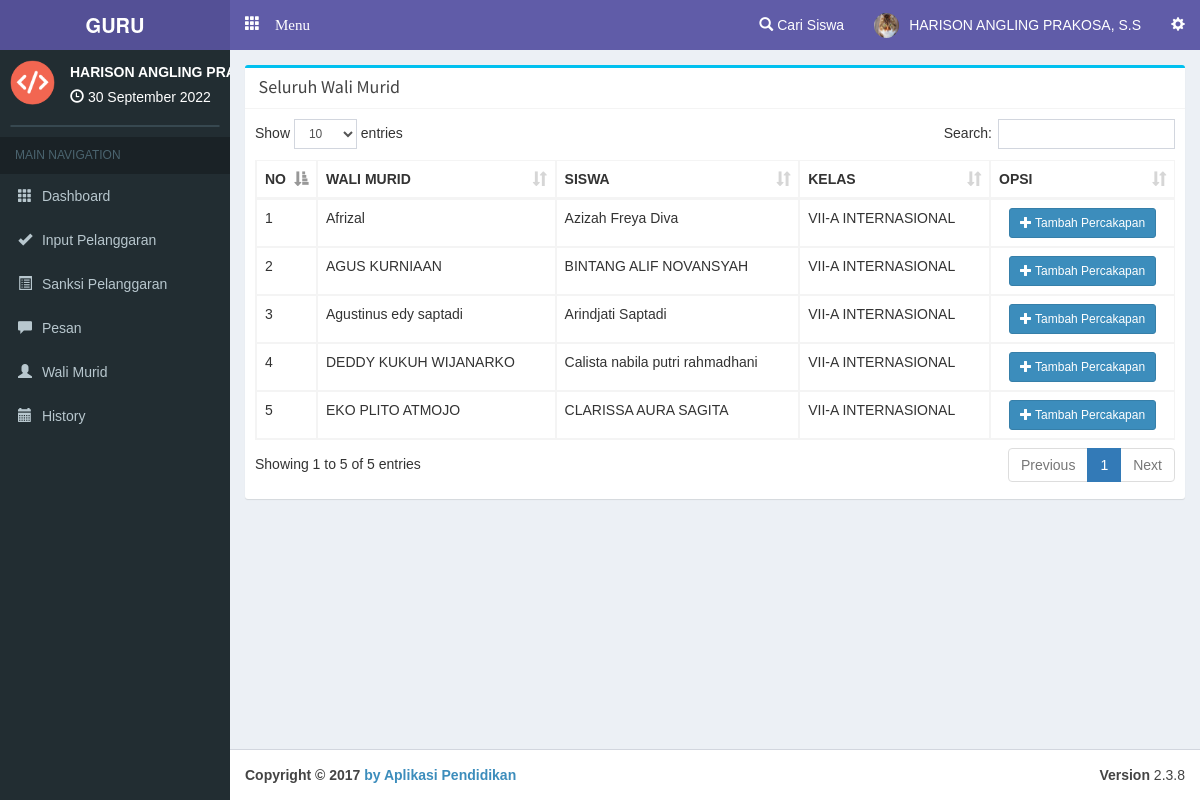
/guru/walimurid (signed in), run on the app's committed database.
### tables this page shows
CREATE TABLE `guru` (
  `c_guru` varchar(10) NOT NULL,
  `nama` varchar(100) NOT NULL,
  `username` varchar(30) NOT NULL,
  `password` varchar(30) NOT NULL,
  `foto` text NOT NULL
);

CREATE TABLE `orangtua` (
  `c_orangtua` varchar(10) NOT NULL,
  `c_siswa` varchar(10) NOT NULL,
  `nama` varchar(50) NOT NULL,
  `username` varchar(30) NOT NULL,
  `password` varchar(30) NOT NULL
);

CREATE TABLE `siswa` (
  `c_siswa` varchar(10) NOT NULL,
  `c_kelas` varchar(10) NOT NULL,
  `nisn` varchar(20) NOT NULL,
  `nama` varchar(100) NOT NULL,
  `jk` varchar(1) NOT NULL,
  `alamat` varchar(150) NOT NULL,
  `tl` date NOT NULL
);

CREATE TABLE `kelas` (
  `c_kelas` varchar(10) NOT NULL,
  `kelas` varchar(60) NOT NULL
);

### php/config.php (called while the page is built, shortened)
<?php
$base='http://localhost/pointsiswa/';
$basegu='http://localhost/pointsiswa/guru/';
?>

### php/function.php (called while the page is built, shortened)
<?php
function tgl($date){
  $array_bulan = array(1=>'Januari','Februari','Maret', 'April', 'Mei', 'Juni','Juli','Agustus','September','Oktober', 'November','Desember');
  $date = strtotime($date);
  $tanggal = date ('j', $date);
  $bulan = $array_bulan[date('n',$date)];
  $tahun = date('Y',$date);
  $result = $tanggal ." ". $bulan ." ". $tahun;
  return($result);
}
?>

### guru/view/walimurid.php (the view, shortened to what this page needs)
      <div class="row">
        <div class="col-xs-12 col-md-12 col-lg-12">
          <div class="box box-info">
            <div class="box-header with-border">
              <h3 class="box-title"></span>&nbsp;Seluruh Wali Murid</h3>
            </div>
            <div class="box-body table-responsive">
              <table id="example1" class="table table-bordered table-hover">
                <thead>
                <tr>
                  <th width="5%">NO</th>
                  <th>WALI MURID</th>
                  <th>SISWA</th>
                  <th>KELAS</th>
                  <th>OPSI</th>
                </tr>
                </thead>
                <tbody>
<?php $smk=mysqli_query($con,"SELECT * FROM orangtua order by nama asc ");$vr=1;while($akh=mysqli_fetch_array($smk)){ $csis=mysqli_fetch_array(mysqli_query($con,"SELECT * FROM siswa where c_siswa='$akh[c_siswa]' ")); $ckel=mysqli_fetch_array(mysqli_query($con,"SELECT * FROM kelas where c_kelas='$csis[c_kelas]' "));
?>
                <tr>
                  <td><?php echo $vr; ?></td>
                  <td><?php echo $akh['nama']; ?></td>
                  <td><?php echo $csis['nama']; ?></td>
                  <td><?php echo $ckel['kelas']; ?></td>
                  <td align="center">
              <?php $crc=mysqli_fetch_array(mysqli_query($con,"SELECT * FROM relasichat where c_guru='$_SESSION[c_guru]' and c_orangtua='$akh[c_orangtua]' "));
                if($crc==NULL){?>
                    <a href="<?php echo $basegu; ?>g-control/<?php echo md5('tambahchat').'/'.$akh['c_orangtua']; ?>" class="btn btn-primary btn-sm"><i class="glyphicon glyphicon-plus"></i> Tambah Percakapan</a>
              <?php } else{ ?>
                    <a href="<?php echo $basegu; ?>pesan/<?php echo $akh['c_orangtua']; ?>/_" class="btn btn-warning btn-sm"><i class="glyphicon glyphicon-comment"></i> Kirim Pesan</a>
              <?php } ?>
                  </td>
                </tr>
<?php $vr++; } ?>
                </tbody>
              </table>
            </div>
          </div>
        </div>
      </div>

### guru/main.php (shortened to what this page needs)
<?php date_default_timezone_set('Asia/Jakarta');$date=date('Y-m-d'); require '../php/config.php'; require '../php/function.php'; session_start(); if(empty($_SESSION['c_guru'])){header('location:../login');} $na=mysqli_fetch_array(mysqli_query($con,"SELECT * FROM guru where c_guru='$_SESSION[c_guru]' "));  ?>
<!DOCTYPE html>
<html>
<head>
  <link rel="stylesheet" href="<?php echo $base; ?>theme/bootstrap/css/bootstrap.min.css">
  <link rel="stylesheet" href="<?php echo $base; ?>theme/plugins/datatables/dataTables.bootstrap.css">
  <link rel="stylesheet" href="<?php echo $base; ?>theme/dist/css/AdminLTE.min.css">
  <link rel="stylesheet" href="<?php echo $base; ?>theme/dist/css/skins/_all-skins.min.css">
  <link rel="stylesheet" href="<?php echo $base; ?>theme/plugins/iCheck/square/blue.css">
  <link rel="stylesheet" href="<?php echo $base; ?>theme/plugins/select2/select2.min.css">
</head>
<body class="skin-purple hold-transition fixed"
oncontextmenu="return false">
<div class="wrapper">
  <header class="main-header">
    <a href="#" class="logo">
      <span class="logo-lg"><b>GURU</b></span>
    </a>
    <nav class="navbar navbar-static-top" role="navigation">
      <a href="#" class="glyphicon glyphicon-th" data-toggle="offcanvas" role="button" style="color: #fff;margin-top: 15px;margin-left: 15px;font-size: 15px;"> Menu
      </a>
      <div class="navbar-custom-menu">
        <ul class="nav navbar-nav">
          <li class="dropdown notifications-menu">
            <a href="#" class="dropdown-toggle" data-toggle="dropdown">
              <i class="glyphicon glyphicon-search"></i> Cari Siswa
            </a>
          </li>
          <li class="dropdown user user-menu">
            <a href="#" class="dropdown-toggle" data-toggle="dropdown">
            <?php if($na['foto']==NULL){ ?>
              <img src="<?php echo $base; ?>php/img/avatar1.png" class="user-image" alt="User Image">
            <?php }else { ?>
              <img src="<?php echo $basegu.'/'.$na['foto']; ?>" class="user-image" alt="User Image">
            <?php } ?>
              <span class="hidden-xs"><?php echo $na['nama'] ?></span>
            </a>
          </li>
          <li>
            <a href="#" data-toggle="control-sidebar"><i class="glyphicon glyphicon-cog"></i></a>
          </li>
        </ul>
      </div>
    </nav>
  </header>
  <aside class="main-sidebar">
    <section class="sidebar">
      <div class="user-panel">
        <div class="pull-left image">
          <img src="<?php echo $base; ?>php/img/logo.ico" class="img-circle" alt="User Image">
        </div>
        <div class="pull-left info">
          <p><?php echo $na['nama']; ?></p>
          <i class="glyphicon glyphicon-time"></i> <?php echo tgl(date('d-m-Y')); ?>
        </div>
      </div>
      <form action="#" method="get" class="sidebar-form">
      </form>
<?php
if(empty($_GET['smkakh'])){
  $aak='class="active"';$bak='';$cak='';$dak='';$eak='';
}
else{
  $act=($_GET['smkakh']);
  if($act=='inputpelanggaran' or $act=='nextinput'){
    $aak='';$bak='class="active"';$cak='';$dak='';$eak='';
  }
  else if($act=='sanksi'){
    $aak='';$bak='';$cak='class="active"';$dak='';$eak='';
  }
  else if($act=='pesan'){
    $aak='';$bak='';$cak='';$dak='class="active"';$eak='';
  }
  else if($act=='history'){
    $aak='';$bak='';$cak='';$dak='';$eak='class="active"';
  }
  else{
    $aak='';$bak='';$cak='';$dak='';$eak='';
  }
}
?>
      <ul class="sidebar-menu">
        <li class="header">MAIN NAVIGATION</li>
        <li <?php echo $aak; ?>>
          <a href="<?php echo $basegu; ?>">
            <i class="glyphicon glyphicon-th"></i> <span>Dashboard</span>
          </a>
        </li>
        <li <?php echo $bak; ?>>
          <a href="<?php echo $basegu; ?>inputpelanggaran">
            <i class="glyphicon glyphicon-ok"></i> <span>Input Pelanggaran</span>
          </a>
        </li>
        <li <?php echo $cak; ?>>
          <a href="<?php echo $basegu; ?>sanksi">
            <i class="glyphicon glyphicon-list-alt"></i> <span>Sanksi Pelanggaran</span>
          </a>
        </li>
        <li <?php echo $dak; ?>>
          <a href="<?php echo $basegu; ?>pesan">
            <i class="glyphicon glyphicon-comment"></i> <span>Pesan</span><span id="pesanbaru"></span>
          </a>
        </li>
        <li>
          <a href="<?php echo $basegu; ?>walimurid">
            <i class="glyphicon glyphicon-user"></i> <span>Wali Murid</span>
          </a>
        </li>
        <li>
          <a href="<?php echo $basegu; ?>history">
            <i class="glyphicon glyphicon-calendar"></i> <span>History</span>
          </a>
        </li>
      </ul>
    </section>
  </aside>
  <div class="content-wrapper">
    <section class="content">
<?php
  if(empty($_GET['smkakh'])){require 'view/home.php';}
  else{
    $act=($_GET['smkakh']);
    if($act=='inputpelanggaran'){
      require 'view/inputpel.php';
    }
    else if($act=='nextinput'){
      require 'view/nextinput.php';
    }
    else if($act=='sanksi'){
      require 'view/sanksi.php';
    }
    else if($act=='lihatpelanggaransiswa'){
      require 'view/detpelsiswa.php';
    }
    else if($act=='walimurid'){
      require 'view/walimurid.php';
    }
  }
?>
    </section>
  </div>
</div>
  <footer class="main-footer">
    <div class="pull-right hidden-xs">
      <b>Version</b> 2.3.8
    </div>
    <strong>Copyright &copy; 2017 <a href="https://www.aplikasipendidikan.net/">by Aplikasi Pendidikan </a></strong>
  </footer>
</body>
</html>

### guru/main.php (style rules this page uses)
body { font-family:arial; }

### data on the page
guru: foto (picture), nama "HARISON ANGLING PRAKOSA, S.S", nama "HARISON ANGLING…"
orangtua: nama "Afrizal", siswa.nama "Azizah Freya Diva", kelas.kelas "VII-A INTERNASIONAL"
orangtua: nama "AGUS KURNIAAN", siswa.nama "BINTANG ALIF NOVANSYAH", kelas.kelas "VII-A INTERNASIONAL"
orangtua: nama "Agustinus edy saptadi", siswa.nama "Arindjati Saptadi", kelas.kelas "VII-A INTERNASIONAL"
orangtua: nama "DEDDY KUKUH WIJANARKO", siswa.nama "Calista nabila putri rahmadhani", kelas.kelas "VII-A INTERNASIONAL"
orangtua: nama "EKO PLITO ATMOJO", siswa.nama "CLARISSA AURA SAGITA", kelas.kelas "VII-A INTERNASIONAL"
